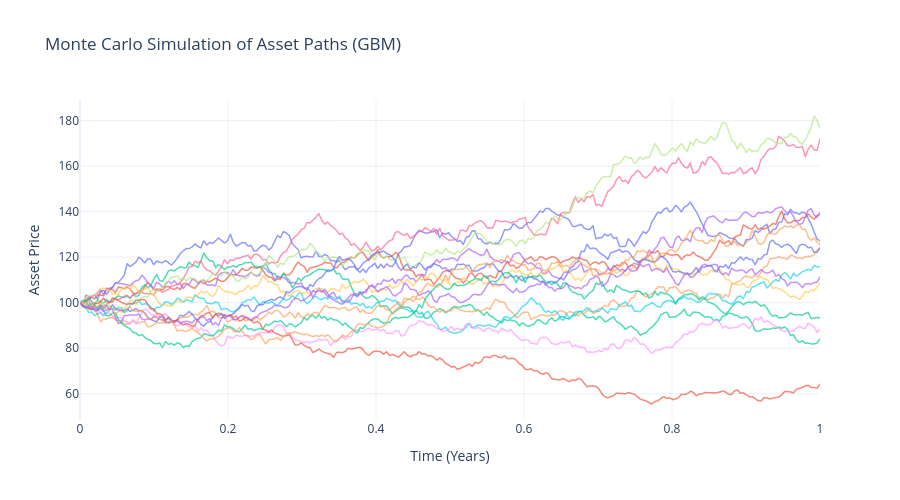

Notebook source saved alongside this figure:
### Markdown cell above
### Monte Carlo Simulation of stock prices using a log-normal random walk with constant drift and volatility

### Code cell
from src.models.option_pricing_math_engine import simulate_gbm

# 1. Run the corrected simulation
t_steps, paths = simulate_gbm(S0_sim, mu_sim, sigma_sim, T_sim, dt_sim, num_paths)

# 2. Build the figure
fig = go.Figure()
x_flat = np.array(t_steps).flatten()

for i in range(num_paths):
    # Change Scattergl to Scatter if the red box persists in your environment
    fig.add_trace(go.Scattergl(  
        x=x_flat, 
        y=np.array(paths[i, :]).flatten(),
        mode='lines',
        line=dict(width=1.5),
        opacity=0.7,
        name=f'Path {i+1}',
        showlegend=False
    ))

fig.update_layout(
    title='Monte Carlo Simulation of Asset Paths (GBM)',
    xaxis_title='Time (Years)',
    yaxis_title='Asset Price',
    template='plotly_white',
    hovermode='closest', 
    width=900,
    height=500
)

fig.show()

### Figure 1 — Plotly figure (JSON) as saved in the notebook; plotly's stock layout.template omitted (floating-point values rounded to 4 significant figures; data arrays with more than 128 entries replaced by an {"elided": "..."} marker saying what was removed)
{"data": [{"line": {"width": 1.5}, "mode": "lines", "name": "Path 1", "opacity": 0.7, "showlegend": false, "type": "scattergl", "x": {"elided": "252 float values"}, "y": {"elided": "252 float values"}}, {"line": {"width": 1.5}, "mode": "lines", "name": "Path 2", "opacity": 0.7, "showlegend": false, "type": "scattergl", "x": {"elided": "252 float values"}, "y": {"elided": "252 float values"}}, {"line": {"width": 1.5}, "mode": "lines", "name": "Path 3", "opacity": 0.7, "showlegend": false, "type": "scattergl", "x": {"elided": "252 float values"}, "y": {"elided": "252 float values"}}, {"line": {"width": 1.5}, "mode": "lines", "name": "Path 4", "opacity": 0.7, "showlegend": false, "type": "scattergl", "x": {"elided": "252 float values"}, "y": {"elided": "252 float values"}}, {"line": {"width": 1.5}, "mode": "lines", "name": "Path 5", "opacity": 0.7, "showlegend": false, "type": "scattergl", "x": {"elided": "252 float values"}, "y": {"elided": "252 float values"}}, {"line": {"width": 1.5}, "mode": "lines", "name": "Path 6", "opacity": 0.7, "showlegend": false, "type": "scattergl", "x": {"elided": "252 float values"}, "y": {"elided": "252 float values"}}, {"line": {"width": 1.5}, "mode": "lines", "name": "Path 7", "opacity": 0.7, "showlegend": false, "type": "scattergl", "x": {"elided": "252 float values"}, "y": {"elided": "252 float values"}}, {"line": {"width": 1.5}, "mode": "lines", "name": "Path 8", "opacity": 0.7, "showlegend": false, "type": "scattergl", "x": {"elided": "252 float values"}, "y": {"elided": "252 float values"}}, {"line": {"width": 1.5}, "mode": "lines", "name": "Path 9", "opacity": 0.7, "showlegend": false, "type": "scattergl", "x": {"elided": "252 float values"}, "y": {"elided": "252 float values"}}, {"line": {"width": 1.5}, "mode": "lines", "name": "Path 10", "opacity": 0.7, "showlegend": false, "type": "scattergl", "x": {"elided": "252 float values"}, "y": {"elided": "252 float values"}}, {"line": {"width": 1.5}, "mode": "lines", "name": "Path 11", "opacity": 0.7, "showlegend": false, "type": "scattergl", "x": {"elided": "252 float values"}, "y": {"elided": "252 float values"}}, {"line": {"width": 1.5}, "mode": "lines", "name": "Path 12", "opacity": 0.7, "showlegend": false, "type": "scattergl", "x": {"elided": "252 float values"}, "y": {"elided": "252 float values"}}, {"line": {"width": 1.5}, "mode": "lines", "name": "Path 13", "opacity": 0.7, "showlegend": false, "type": "scattergl", "x": {"elided": "252 float values"}, "y": {"elided": "252 float values"}}, {"line": {"width": 1.5}, "mode": "lines", "name": "Path 14", "opacity": 0.7, "showlegend": false, "type": "scattergl", "x": {"elided": "252 float values"}, "y": {"elided": "252 float values"}}, {"line": {"width": 1.5}, "mode": "lines", "name": "Path 15", "opacity": 0.7, "showlegend": false, "type": "scattergl", "x": {"elided": "252 float values"}, "y": {"elided": "252 float values"}}], "layout": {"height": 500, "hovermode": "closest", "title": {"text": "Monte Carlo Simulation of Asset Paths (GBM)"}, "width": 900, "xaxis": {"title": {"text": "Time (Years)"}}, "yaxis": {"title": {"text": "Asset Price"}}}}
